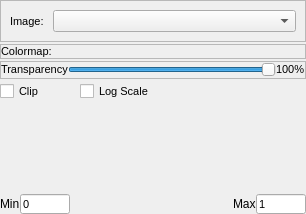
<?xml version="1.0" encoding="UTF-8"?>
<ui version="4.0">
 <class>qtd_settings_widget_frame</class>
 <widget class="QFrame" name="qtd_settings_widget_frame">
  <property name="geometry">
   <rect>
    <x>0</x>
    <y>0</y>
    <width>306</width>
    <height>214</height>
   </rect>
  </property>
  <property name="sizePolicy">
   <sizepolicy hsizetype="Preferred" vsizetype="Preferred">
    <horstretch>0</horstretch>
    <verstretch>0</verstretch>
   </sizepolicy>
  </property>
  <property name="minimumSize">
   <size>
    <width>0</width>
    <height>0</height>
   </size>
  </property>
  <property name="maximumSize">
   <size>
    <width>16777215</width>
    <height>16777215</height>
   </size>
  </property>
  <property name="windowTitle">
   <string>Frame</string>
  </property>
  <property name="styleSheet">
   <string notr="true"/>
  </property>
  <layout class="QVBoxLayout" name="verticalLayout" stretch="0,0,0,0">
   <property name="spacing">
    <number>2</number>
   </property>
   <property name="leftMargin">
    <number>0</number>
   </property>
   <property name="topMargin">
    <number>0</number>
   </property>
   <property name="rightMargin">
    <number>0</number>
   </property>
   <property name="bottomMargin">
    <number>0</number>
   </property>
   <item>
    <widget class="QFrame" name="image_selection_frame">
     <property name="frameShape">
      <enum>QFrame::StyledPanel</enum>
     </property>
     <property name="frameShadow">
      <enum>QFrame::Sunken</enum>
     </property>
     <layout class="QHBoxLayout" name="horizontalLayout">
      <item>
       <widget class="QLabel" name="image_label">
        <property name="font">
         <font>
          <family>Segoe UI</family>
          <pointsize>8</pointsize>
         </font>
        </property>
        <property name="text">
         <string>Image: </string>
        </property>
       </widget>
      </item>
      <item>
       <widget class="QComboBox" name="image_selection_combo">
        <property name="sizePolicy">
         <sizepolicy hsizetype="Expanding" vsizetype="Fixed">
          <horstretch>0</horstretch>
          <verstretch>0</verstretch>
         </sizepolicy>
        </property>
       </widget>
      </item>
     </layout>
    </widget>
   </item>
   <item>
    <widget class="QFrame" name="colormap_combo_frame">
     <property name="frameShape">
      <enum>QFrame::StyledPanel</enum>
     </property>
     <property name="frameShadow">
      <enum>QFrame::Sunken</enum>
     </property>
     <layout class="QHBoxLayout" name="horizontalLayout_11">
      <property name="spacing">
       <number>0</number>
      </property>
      <property name="leftMargin">
       <number>0</number>
      </property>
      <property name="topMargin">
       <number>0</number>
      </property>
      <property name="rightMargin">
       <number>0</number>
      </property>
      <property name="bottomMargin">
       <number>0</number>
      </property>
      <item>
       <widget class="QLabel" name="colormap_label">
        <property name="font">
         <font>
          <family>Segoe UI</family>
          <pointsize>8</pointsize>
         </font>
        </property>
        <property name="text">
         <string>Colormap: </string>
        </property>
       </widget>
      </item>
     </layout>
    </widget>
   </item>
   <item>
    <widget class="QFrame" name="alpha_slider_frame">
     <property name="frameShape">
      <enum>QFrame::StyledPanel</enum>
     </property>
     <property name="frameShadow">
      <enum>QFrame::Sunken</enum>
     </property>
     <layout class="QHBoxLayout" name="horizontalLayout_12">
      <property name="spacing">
       <number>0</number>
      </property>
      <property name="leftMargin">
       <number>0</number>
      </property>
      <property name="topMargin">
       <number>0</number>
      </property>
      <property name="rightMargin">
       <number>0</number>
      </property>
      <property name="bottomMargin">
       <number>0</number>
      </property>
      <item alignment="Qt::AlignVCenter">
       <widget class="QLabel" name="transparency_label">
        <property name="font">
         <font>
          <family>Segoe UI</family>
          <pointsize>8</pointsize>
         </font>
        </property>
        <property name="text">
         <string>Transparency</string>
        </property>
       </widget>
      </item>
      <item alignment="Qt::AlignVCenter">
       <widget class="QSlider" name="transparency_slider">
        <property name="minimumSize">
         <size>
          <width>0</width>
          <height>16</height>
         </size>
        </property>
        <property name="maximumSize">
         <size>
          <width>16777215</width>
          <height>16</height>
         </size>
        </property>
        <property name="maximum">
         <number>100</number>
        </property>
        <property name="value">
         <number>100</number>
        </property>
        <property name="orientation">
         <enum>Qt::Horizontal</enum>
        </property>
       </widget>
      </item>
      <item alignment="Qt::AlignVCenter">
       <widget class="QLabel" name="pct_label">
        <property name="font">
         <font>
          <family>Segoe UI</family>
          <pointsize>8</pointsize>
         </font>
        </property>
        <property name="text">
         <string>100%</string>
        </property>
       </widget>
      </item>
     </layout>
    </widget>
   </item>
   <item>
    <widget class="QFrame" name="histogram_frame">
     <property name="sizePolicy">
      <sizepolicy hsizetype="Preferred" vsizetype="Preferred">
       <horstretch>0</horstretch>
       <verstretch>0</verstretch>
      </sizepolicy>
     </property>
     <property name="minimumSize">
      <size>
       <width>0</width>
       <height>0</height>
      </size>
     </property>
     <layout class="QVBoxLayout" name="verticalLayout_2" stretch="0,1,0,0">
      <property name="spacing">
       <number>0</number>
      </property>
      <property name="leftMargin">
       <number>0</number>
      </property>
      <property name="topMargin">
       <number>0</number>
      </property>
      <property name="rightMargin">
       <number>0</number>
      </property>
      <property name="bottomMargin">
       <number>0</number>
      </property>
      <item>
       <layout class="QHBoxLayout" name="clip_log_layout" stretch="0,0,2">
        <property name="spacing">
         <number>0</number>
        </property>
        <item alignment="Qt::AlignBottom">
         <widget class="QCheckBox" name="clip_checkbox">
          <property name="sizePolicy">
           <sizepolicy hsizetype="Preferred" vsizetype="Fixed">
            <horstretch>0</horstretch>
            <verstretch>0</verstretch>
           </sizepolicy>
          </property>
          <property name="minimumSize">
           <size>
            <width>80</width>
            <height>20</height>
           </size>
          </property>
          <property name="maximumSize">
           <size>
            <width>60</width>
            <height>20</height>
           </size>
          </property>
          <property name="font">
           <font>
            <family>Segoe UI</family>
            <pointsize>8</pointsize>
           </font>
          </property>
          <property name="text">
           <string>Clip</string>
          </property>
         </widget>
        </item>
        <item alignment="Qt::AlignBottom">
         <widget class="QCheckBox" name="log_checkbox">
          <property name="sizePolicy">
           <sizepolicy hsizetype="Preferred" vsizetype="Fixed">
            <horstretch>0</horstretch>
            <verstretch>0</verstretch>
           </sizepolicy>
          </property>
          <property name="minimumSize">
           <size>
            <width>100</width>
            <height>20</height>
           </size>
          </property>
          <property name="maximumSize">
           <size>
            <width>100</width>
            <height>20</height>
           </size>
          </property>
          <property name="font">
           <font>
            <family>Segoe UI</family>
            <pointsize>8</pointsize>
           </font>
          </property>
          <property name="text">
           <string>Log Scale</string>
          </property>
          <property name="checkable">
           <bool>true</bool>
          </property>
         </widget>
        </item>
        <item>
         <spacer name="spacer">
          <property name="orientation">
           <enum>Qt::Horizontal</enum>
          </property>
          <property name="sizeHint" stdset="0">
           <size>
            <width>40</width>
            <height>20</height>
           </size>
          </property>
         </spacer>
        </item>
       </layout>
      </item>
      <item>
       <widget class="QFrame" name="hist_plot_frame">
        <property name="sizePolicy">
         <sizepolicy hsizetype="Preferred" vsizetype="Fixed">
          <horstretch>0</horstretch>
          <verstretch>0</verstretch>
         </sizepolicy>
        </property>
        <property name="minimumSize">
         <size>
          <width>0</width>
          <height>90</height>
         </size>
        </property>
        <property name="maximumSize">
         <size>
          <width>16777215</width>
          <height>90</height>
         </size>
        </property>
        <property name="frameShape">
         <enum>QFrame::NoFrame</enum>
        </property>
        <property name="frameShadow">
         <enum>QFrame::Plain</enum>
        </property>
        <layout class="QHBoxLayout" name="horizontalLayout_8">
         <property name="spacing">
          <number>0</number>
         </property>
         <property name="leftMargin">
          <number>0</number>
         </property>
         <property name="topMargin">
          <number>0</number>
         </property>
         <property name="rightMargin">
          <number>0</number>
         </property>
         <property name="bottomMargin">
          <number>0</number>
         </property>
        </layout>
       </widget>
      </item>
      <item>
       <widget class="QFrame" name="hist_slider_frame">
        <property name="frameShape">
         <enum>QFrame::NoFrame</enum>
        </property>
        <property name="frameShadow">
         <enum>QFrame::Plain</enum>
        </property>
        <layout class="QHBoxLayout" name="horizontalLayout_9">
         <property name="spacing">
          <number>0</number>
         </property>
         <property name="leftMargin">
          <number>0</number>
         </property>
         <property name="topMargin">
          <number>0</number>
         </property>
         <property name="rightMargin">
          <number>0</number>
         </property>
         <property name="bottomMargin">
          <number>0</number>
         </property>
        </layout>
       </widget>
      </item>
      <item>
       <layout class="QHBoxLayout" name="range_slider_layout" stretch="0,0,0,0,0">
        <property name="spacing">
         <number>0</number>
        </property>
        <item>
         <widget class="QLabel" name="min_label">
          <property name="sizePolicy">
           <sizepolicy hsizetype="Preferred" vsizetype="Fixed">
            <horstretch>0</horstretch>
            <verstretch>0</verstretch>
           </sizepolicy>
          </property>
          <property name="minimumSize">
           <size>
            <width>0</width>
            <height>20</height>
           </size>
          </property>
          <property name="maximumSize">
           <size>
            <width>16777215</width>
            <height>20</height>
           </size>
          </property>
          <property name="font">
           <font>
            <family>Segoe UI</family>
            <pointsize>9</pointsize>
           </font>
          </property>
          <property name="text">
           <string>Min</string>
          </property>
         </widget>
        </item>
        <item>
         <widget class="QLineEdit" name="min_edit">
          <property name="sizePolicy">
           <sizepolicy hsizetype="Maximum" vsizetype="Fixed">
            <horstretch>0</horstretch>
            <verstretch>0</verstretch>
           </sizepolicy>
          </property>
          <property name="minimumSize">
           <size>
            <width>0</width>
            <height>20</height>
           </size>
          </property>
          <property name="maximumSize">
           <size>
            <width>50</width>
            <height>20</height>
           </size>
          </property>
          <property name="font">
           <font>
            <family>Segoe UI</family>
            <pointsize>8</pointsize>
           </font>
          </property>
          <property name="text">
           <string>0</string>
          </property>
         </widget>
        </item>
        <item>
         <spacer name="horizontalSpacer">
          <property name="orientation">
           <enum>Qt::Horizontal</enum>
          </property>
          <property name="sizeHint" stdset="0">
           <size>
            <width>40</width>
            <height>20</height>
           </size>
          </property>
         </spacer>
        </item>
        <item>
         <widget class="QLabel" name="max_label">
          <property name="minimumSize">
           <size>
            <width>0</width>
            <height>20</height>
           </size>
          </property>
          <property name="maximumSize">
           <size>
            <width>16777215</width>
            <height>20</height>
           </size>
          </property>
          <property name="font">
           <font>
            <family>Segoe UI</family>
            <pointsize>9</pointsize>
           </font>
          </property>
          <property name="text">
           <string>Max</string>
          </property>
         </widget>
        </item>
        <item>
         <widget class="QLineEdit" name="max_edit">
          <property name="sizePolicy">
           <sizepolicy hsizetype="Maximum" vsizetype="Fixed">
            <horstretch>0</horstretch>
            <verstretch>0</verstretch>
           </sizepolicy>
          </property>
          <property name="minimumSize">
           <size>
            <width>0</width>
            <height>20</height>
           </size>
          </property>
          <property name="maximumSize">
           <size>
            <width>50</width>
            <height>20</height>
           </size>
          </property>
          <property name="font">
           <font>
            <family>Segoe UI</family>
            <pointsize>8</pointsize>
           </font>
          </property>
          <property name="text">
           <string>1</string>
          </property>
         </widget>
        </item>
       </layout>
      </item>
     </layout>
    </widget>
   </item>
  </layout>
 </widget>
 <resources/>
 <connections/>
</ui>
